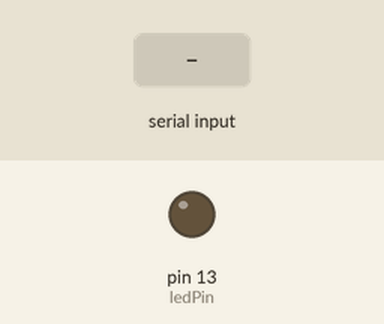
Simulated run of this sketch. Board: Arduino Uno, built with avr-gcc and run on an emulated ATmega328P. On the bench: output pins drawn as LEDs (lit = HIGH). Inputs (shaded band) come from the test bench. What the sketch prints to the serial monitor is not drawn.

Above: at 1.0 s.
1.1 s: "1" received over Serial
At 1.9 s:
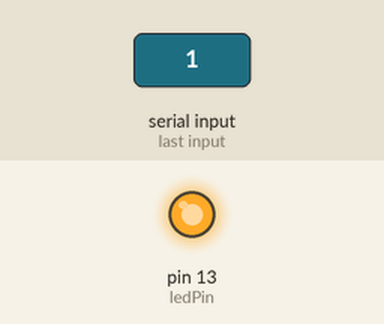
2.7 s: "0" received over Serial
Timing chart, 0 to 5.7 s (numbered marks = the images above; inputs shaded):
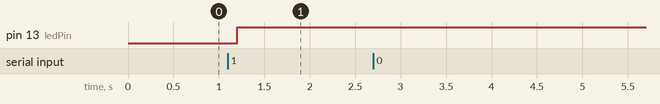

Measured:
- after the input at 1.1 s, pin 13 (ledPin): LOW → HIGH after 0.10 s
- after the input at 2.7 s, every drawn part: stays the same

The sketch:

serialCommunication_arduino_reverse.ino
```cpp
int sensorPin = A0;
int sensorVal;

int ledPin = 13;
char val; // Store data received from the serial port
boolean ledState = LOW; //to toggle our LED

void setup() {

  pinMode(sensorPin, INPUT);
  pinMode(ledPin, OUTPUT);
  Serial.begin(9600);
  establishContact();
}

void loop() {
  // put your main code here, to run repeatedly:

  if (Serial.available() > 0){
    val = Serial.read();

    if(val == '1') //if we get a 1 from Processing
    {
      ledState = !ledState; //flip the ledState
      digitalWrite(ledPin, ledState);
      delay(100);
    }

    else{
      sensorVal = analogRead(sensorPin);
      Serial.write(sensorVal);
      delay(10);
    }
  }
}

void establishContact(){
  while( Serial.available() <= 0 ){
    Serial.println("A");
    delay(300);
  }
}
```
